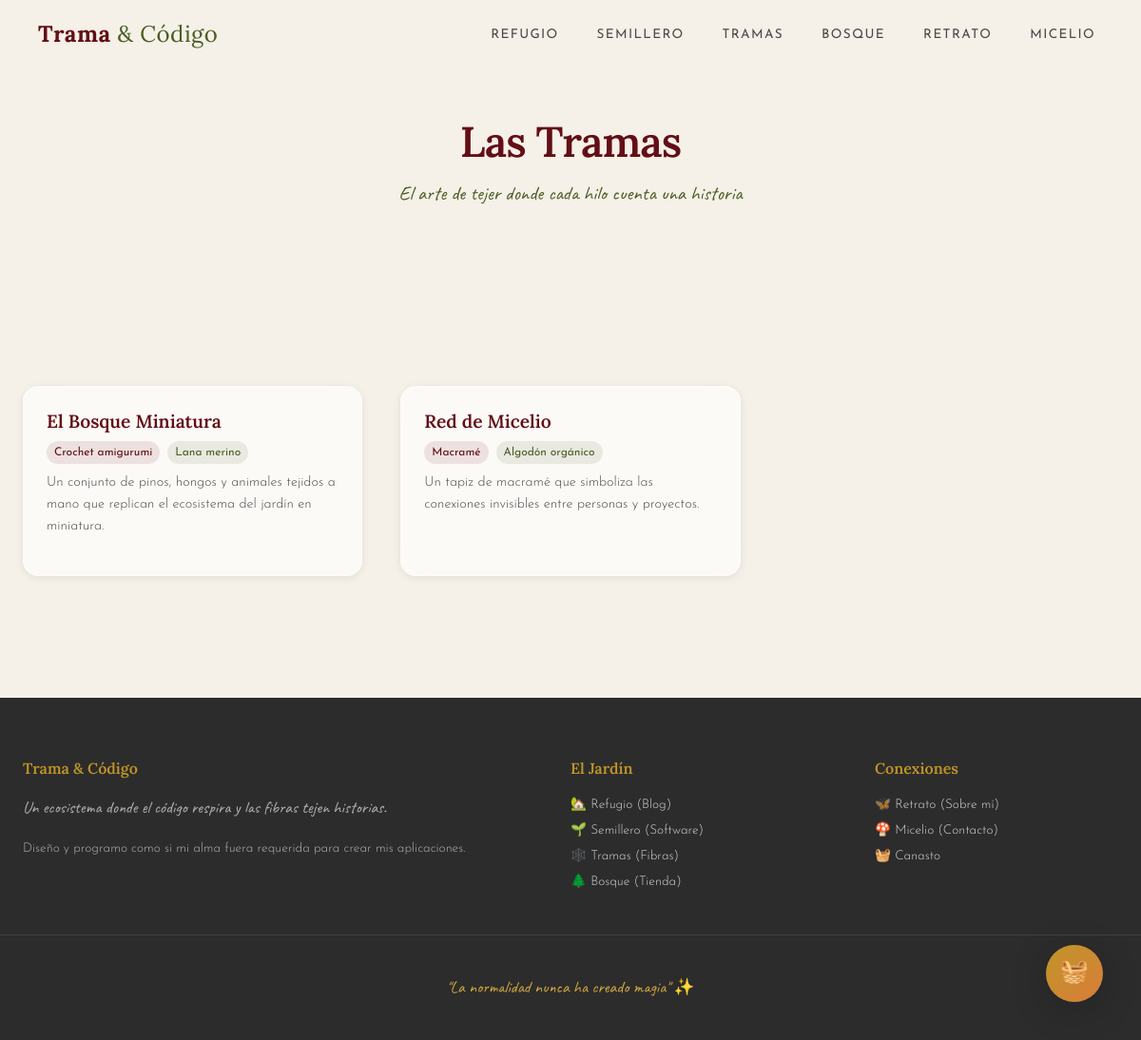
The app's page /tramas with its own data.
### app/models/tramas.py (models this page shows, shortened)
class ProyectoFibras(db.Model):
    __tablename__ = 'proyectos_fibras'
    id = db.Column(db.Integer, primary_key=True)
    material = db.Column(db.String(100))
    tecnica_tejido = db.Column(db.String(100))
    titulo_pieza = db.Column(db.String(150))
    historia_trama = db.Column(db.Text)
    imagen_url = db.Column(db.String(255))

### app/blueprints/tramas.py (the view)
@bp.route('/tramas')
def index():
    proyectos = ProyectoFibras.query.all()
    return render_template('tramas/index.html', proyectos=proyectos)

### app/services/reloj_logico.py (called while the page is built)
def _minutos_del_dia(hora, minuto):
    return hora * 60 + minuto

def obtener_franja_actual(ahora=None):
    if ahora is None:
        ahora = datetime.now()
    minutos = _minutos_del_dia(ahora.hour, ahora.minute)
    inicio_solar = _minutos_del_dia(5, 31)
    fin_solar = _minutos_del_dia(18, 20)
    if inicio_solar <= minutos <= fin_solar:
        return 'solar'
    return 'nocturno'

def obtener_estado_mundo(ahora=None):
    franja = obtener_franja_actual(ahora)
    estado = FRANJAS_MVP[franja].copy()
    estado['franja'] = franja
    if ahora is None:
        ahora = datetime.now()
    estado['hora_actual'] = ahora.strftime('%H:%M')
    minutos = _minutos_del_dia(ahora.hour, ahora.minute)
    ventana_inicio = _minutos_del_dia(18, 30)
    ventana_fin = _minutos_del_dia(21, 0)
    estado['ventana_encendida'] = ventana_inicio <= minutos <= ventana_fin
    return estado

### app/templates/tramas/index.html (shortened to what this page needs)
{% extends "base.html" %}
{% block contenido %}
<div class="seccion-header" style="padding-top: 120px;">
    <h1>Las Tramas</h1>
    <p class="subtitulo">El arte de tejer donde cada hilo cuenta una historia</p>
</div>
<section class="seccion">
    <div class="contenedor">
        {% if proyectos %}
        <div class="grilla-jardin">
            {% for p in proyectos %}
            <article class="card-jardin animar-entrada" style="animation-delay: {{ loop.index0 * 0.15 }}s;">
                <div class="card-jardin-cuerpo">
                    <h3 class="card-jardin-titulo">{{ p.titulo_pieza }}</h3>
                    <div style="display: flex; gap: 0.5rem; margin-bottom: 0.5rem;">
                        <span class="etiqueta etiqueta-fibra">{{ p.tecnica_tejido }}</span>
                        <span class="etiqueta etiqueta-tech">{{ p.material }}</span>
                    </div>
                    <p class="card-jardin-texto">{{ p.historia_trama }}</p>
                </div>
            </article>
            {% endfor %}
        </div>
        {% else %}
        <div class="estado-vacio">
            <div class="estado-vacio-icono">🕸️</div>
            <p>Los hilos esperan ser tejidos...</p>
        </div>
        {% endif %}
    </div>
</section>
{% endblock %}

### app/static/css/base.css (style rules this page uses)
:root { --vinotinto: #630E16; --vinotinto-suave: #8a2030; --gris-niebla: #D1D5D2; --gris-niebla-claro: #E8EBE9; --verde-musgo: #4A5D23; --verde-musgo-suave: #6b8a35; --ocre-dorado: #C09528; --ocre-dorado-suave: #d4aa40; --naranja-ginger: #D97D3A; --crema: #F5F0E8; --crema-oscuro: #E8DFD0; --carbon: #2C2C2C; --carbon-suave: #4A4A4A; --blanco-humo: #FAFAF8; --noche-profunda: #0D1117; --noche-media: #161B22; --noche-suave: #21262D; --azul-noche: #1a2332; --luna: #E8D9B0; --fuente-titulo: 'Lora', Georgia, 'Times New Roman', serif; --fuente-cuerpo: 'Josefin Sans', 'Segoe UI', Tahoma, sans-serif; --fuente-manuscrita: 'Caveat', cursive; --espacio-xs: 0.25rem; --espacio-sm: 0.5rem; --espacio-md: 1rem; --espacio-lg: 1.5rem; --espacio-xl: 2.5rem; --espacio-2xl: 4rem; --radio-suave: 8px; --radio-medio: 16px; --radio-grande: 24px; --sombra-sutil: 0 2px 8px rgba(0, 0, 0, 0.08); --sombra-media: 0 4px 20px rgba(0, 0, 0, 0.12); --sombra-profunda: 0 8px 40px rgba(0, 0, 0, 0.2); --glass-bg: rgba(255, 255, 255, 0.65); --glass-border: rgba(255, 255, 255, 0.3); --glass-blur: blur(16px); --transicion-suave: all 0.4s cubic-bezier(0.4, 0, 0.2, 1); --transicion-rapida: all 0.2s ease; --transicion-lenta: all 0.8s cubic-bezier(0.4, 0, 0.2, 1); }
*, *::before, *::after { margin: 0; padding: 0; box-sizing: border-box; }
html { scroll-behavior: smooth; font-size: 16px; }
body { font-family: var(--fuente-cuerpo); font-weight: 300; line-height: 1.7; color: var(--carbon); background-color: var(--crema); overflow-x: hidden; -webkit-font-smoothing: antialiased; -moz-osx-font-smoothing: grayscale; }
h1, h2, h3, h4, h5, h6 { font-family: var(--fuente-titulo); color: var(--vinotinto); font-weight: 600; line-height: 1.3; }
h1 { font-size: 2.8rem; letter-spacing: -0.02em; }
h3 { font-size: 1.5rem; }
p { margin-bottom: var(--espacio-md); font-weight: 300; }
.contenedor { max-width: 1200px; margin: 0 auto; padding: 0 var(--espacio-lg); }
.seccion { padding: var(--espacio-2xl) 0; }
.animar-entrada { animation: aparecer 0.8s ease forwards; }

### app/static/css/componentes.css (style rules this page uses)
.card-jardin { background: var(--glass-bg); backdrop-filter: var(--glass-blur); border: 1px solid var(--glass-border); border-radius: var(--radio-medio); overflow: hidden; transition: var(--transicion-suave); box-shadow: var(--sombra-sutil); }
.card-jardin-cuerpo { padding: var(--espacio-lg); }
.card-jardin-titulo { font-family: var(--fuente-titulo); font-size: 1.2rem; color: var(--vinotinto); margin-bottom: var(--espacio-sm); }
.card-jardin-texto { font-size: 0.9rem; color: var(--carbon-suave); line-height: 1.6; }
.grilla-jardin { display: grid; grid-template-columns: repeat(auto-fill, minmax(320px, 1fr)); gap: var(--espacio-xl); }
.etiqueta { display: inline-block; padding: 2px var(--espacio-sm); font-size: 0.75rem; border-radius: 20px; font-weight: 400; }
.etiqueta-tech { background: rgba(74,93,35,0.1); color: var(--verde-musgo); }
.etiqueta-fibra { background: rgba(99,14,22,0.1); color: var(--vinotinto); }
.seccion-header { text-align: center; margin-bottom: var(--espacio-2xl); padding: var(--espacio-2xl) 0 var(--espacio-xl); }
.seccion-header h1 { margin-bottom: var(--espacio-sm); }
.seccion-header .subtitulo { font-family: var(--fuente-manuscrita); font-size: 1.3rem; color: var(--verde-musgo); }

### records on screen
ProyectoFibras: titulo_pieza "El Bosque Miniatura", tecnica_tejido "Crochet amigurumi", material "Lana merino", historia_trama "Un conjunto de pinos, hongos y animales tejidos a mano que replican el ecosistema del jardín en miniatura."
ProyectoFibras: titulo_pieza "Red de Micelio", tecnica_tejido "Macramé", material "Algodón orgánico", historia_trama "Un tapiz de macramé que simboliza las conexiones invisibles entre personas y proyectos."
